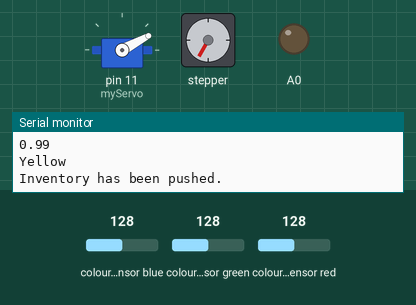
This sketch was run on a simulated Arduino Uno, built with avr-gcc and run on an emulated ATmega328P. Shown: servo, stepper motor, output pins drawn as LEDs (lit = HIGH), the last lines printed to the serial monitor. Wiring (inferred from the names in the program): TCS3200 colour sensor: output pin 10; S2 pin 8; S3 pin 9; S0 pin 6; S1 pin 7. The inputs (shaded band) are chosen by the test bench; at power-on: colour sensor blue 128, colour sensor red 128, colour sensor green 128. Stepper angles assume 2048 steps per turn; pins used as bus, display or sensor lines are not drawn.

Above: at 8.53 s.
8.8 s: colour sensor blue set to 106
11.8 s: colour sensor blue set to 99
At 13.39 s:
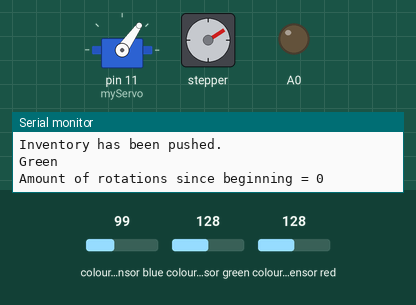
14.8 s: colour sensor red set to 116
At 16.29 s:
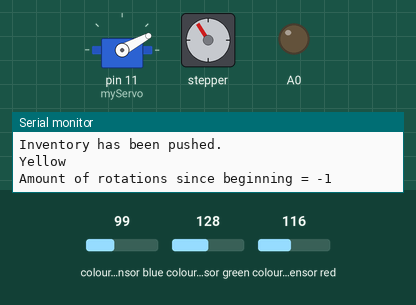
17.8 s: colour sensor green set to 5
At 19.08 s:
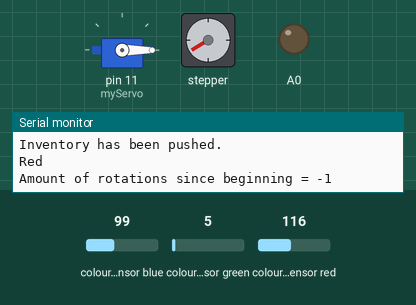
20.8 s: colour sensor green set to 64
At 22.85 s:
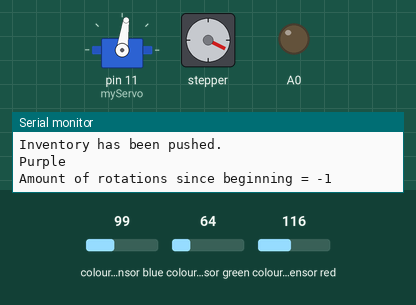
23.8 s: colour sensor red set to 128
At 25.64 s:
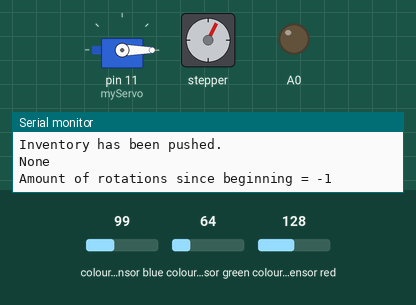
Timing chart, 0 to 36.0 s (numbered marks = the images above; inputs shaded):
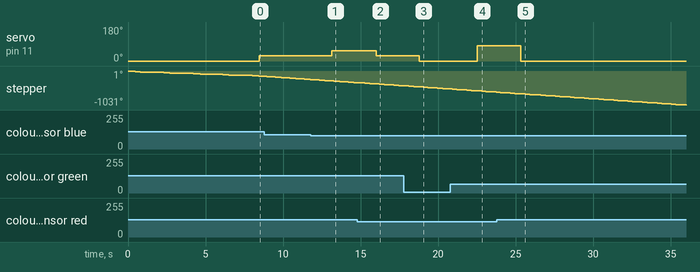

The sketch:

SkittleSorter.ino
```cpp
// Code by Maxime Boudreau - December 2017

#include <SoftwareSerial.h>   //From https://github.com/kroimon/Arduino-SerialCommand
#include <SerialCommand.h> //From https://github.com/kroimon/Arduino-SerialCommand
#include <AccelStepper.h>  //From http://www.airspayce.com/mikem/arduino/AccelStepper/
#include <Servo.h>

#include "Inventory.h" //Little class I made just for practice.

Servo myServo;  // create servo object to control a servo


///COLOR
#define S0 6
#define S1 7
#define S2 8
#define S3 9
#define sensorOut 10

SerialCommand SCmd;   // The demo SerialCommand object (from the example file).
AccelStepper stepper_MyStepper(4, 2, 4, 3, 5 );

bool autoMode = HIGH; //Does the arduino works in auto mode or in
int numStepsAutoMode = -171; //Number of steps to go until next slot. NOTE: Since the stepper motor
//Have 2048 for one rotation, this is the closest number so that numStempsAutoMode*12 is close to 2048.
//It does not fall exactly at 2048, so I had to implement some corrections in the function MoveStepperToNextSlot
int frequency;

//For rotation correction
int lastAmountOfRotation = 0 ; //See function MoveStepperToNextSlot()


// Stored value for every color. Note : This reading is strongly affected by ambiant light.
float orange[3] = { 11017,22602, 18189};
float yellow[3] = {10823, 16072, 15191};
float green[3] = { 11458, 17365, 17279};
float red[3] = { 13893, 27045, 19511};
float purple[3] = { 16384, 26586, 19053};
float none[3] = {16036, 30211, 21701};
float none2[3] = {16036, 30211, 21701};


//Object to store the colors of the skittles in the incoming slots.
Inventory inventory;


void setup()
{
  //SERVO MOTOR
  myServo.attach(11);
  myServo.write(0);
  stepper_MyStepper.setMaxSpeed(800);
  stepper_MyStepper.setAcceleration(800);


 //COLOR SENSOR (https://www.osepp.com/electronic-modules/sensor-modules/58-color-sensor-module)
 // Setting frequency-scaling to 20%
  pinMode(S0,OUTPUT);
  pinMode(S1,OUTPUT);
  pinMode(A0,OUTPUT);
  digitalWrite(S0,LOW);
  digitalWrite(S1,HIGH);
  digitalWrite(A0,LOW);
  pinMode(S2,OUTPUT);
  pinMode(S3,OUTPUT);
  pinMode(sensorOut,INPUT);

  //SERIAL COMMUNICATION
  Serial.begin(9600);
  // Setup callbacks for SerialCommand commands
  SCmd.addCommand("MoveStepper",MoveStepper);
  SCmd.addCommand("NextSlot",MoveStepperToNextSlot);
  SCmd.addCommand("MoveServo",MoveServo);
  SCmd.addCommand("ToggleAuto",ToggleAuto);
  SCmd.addCommand("AjustNumStepsAuto",AjustNumStepsAuto);
  SCmd.addCommand("RC",ReadColorSerial);
  SCmd.addDefaultHandler(unrecognized);  // Handler for command that isn't matched  (says "What?")


  //Initial calibration (gives the user some time to make sure the stepper finishes
  // so that the slots are aligned).
  int counter = 5;
  while(counter >1) {
    MoveStepperToNextSlot();
    delay(1000);
    counter+= -1;

  }
  Serial.println("Ready");
}

void loop(){

  if (autoMode) {//Auto mode, the machine is sorting the incoming skittles
    inventory.MeasureAndPush(ReadColor());
    DecideServoLocation(inventory.items[1]);
    MoveStepperToNextSlot();
  }
  //If autoMode == LOW (
  SCmd.readSerial();     //Processing serial commands (if sent)
}

void DecideServoLocation(String input) {// Input a color to decide where to align the servo
  if (input == "Red") {
    myServo.write(0);
  }
  else if (input == "Yellow") {
    myServo.write(28);
  }
  else if (input == "Green") {
    myServo.write(55);
  }
  else if (input == "Purple") {
    myServo.write(82);
  }
  else if (input == "Orange") {
    myServo.write(100);
  }
  else {
    myServo.write(0);
  }

}

void MoveStepperToNextSlot() {//Trivial
  //First part of is to see if a correction is needed in order to make sure that after one
  //full rotation of the skittles wheel, it comes back to the same place.
  int amountOfRotation = stepper_MyStepper.currentPosition()/2048;
  if (amountOfRotation != lastAmountOfRotation) {
    stepper_MyStepper.runToNewPosition(stepper_MyStepper.currentPosition()+4);
    lastAmountOfRotation = amountOfRotation;
  }
  Serial.print("Amount of rotations since beginning = ");
  Serial.println(amountOfRotation);
  stepper_MyStepper.runToNewPosition(stepper_MyStepper.currentPosition() + numStepsAutoMode);
}

void MoveStepper() {//For Serial Debugging.
  int numSteps = 170;
  char *arg;
  arg = SCmd.next();    // Get the next argument from the SerialCommand object buffer
  if (arg != NULL)      // As long as it existed, take it
  {
    numSteps = atoi(arg);
  }
 Serial.println(numSteps);
  stepper_MyStepper.runToNewPosition(stepper_MyStepper.currentPosition() + numSteps);
}

void AjustNumStepsAuto() {// For fine tuning the number of steps necessary to get to next slot

  char *arg;
  arg = SCmd.next();    // Get the next argument from the SerialCommand object buffer
  if (arg != NULL)      // As long as it existed, take it
  {
    numStepsAutoMode = atoi(arg);
  }
 Serial.println(numStepsAutoMode);

}

void MoveServo() {// Useffull for debugging with serial monitor
  char *arg;
  arg = SCmd.next();    // Get the next argument from the SerialCommand object buffer
  if (arg != NULL)      // As long as it existed, take it
  {
     int pos = atoi(arg);
     Serial.print("Servo at : ");
     Serial.println(pos);
     myServo.write(pos);
     inventory.MeasureAndPush(String(pos));
  }
  else {
    Serial.println("Invalid command");
  }
}

String FindClosestColor(float detect[3]) { //Apply a normalized scalar product between the
  //RGB reading from the color sensor and the stored value for each possible skittles colors.
  //find wich one return the biggest value.
  String colorResult = "None";
  float value = 0;
  float test;

  test = CompareColors(detect, none);
    if (test >value ){
    value = test;
    colorResult = "None";
  }

  test = CompareColors(detect,yellow);
  if (test >value ){
    value = test;
    colorResult = "Yellow";
  }

  test = CompareColors(detect,red);
  if (test >value ){
    value = test;
    colorResult = "Red";
  }

  test = CompareColors(detect,orange);
  if (test >value ){
    value = test;
    colorResult = "Orange";
  }

  test = CompareColors(detect,purple);
  if (test >value ){
    value = test;
    colorResult = "Purple";
  }

  test = CompareColors(detect,green);
  if (test >value ){
    value = test;
    colorResult = "Green";
  }

  Serial.println(value);
  return colorResult;
}

String ReadColor() { //Read color with the color sensor.
  int R = ReadR();
  int G = ReadG();
  int B = ReadB();
  Serial.print(" R : ");
  Serial.print(R);
  Serial.print(" G : ");
  Serial.print(G);
  Serial.print(" B : ");
  Serial.print(B);
  Serial.println("");
  float det[3] = {  (float)R, (float)G, (float)B };
  String result = FindClosestColor(det);
  Serial.println(result);
  return result;

}

void ReadColorSerial() { // Same function thant previous one, but return void (for Serial debugging).
  int R = ReadR();
  int G = ReadG();
  int B = ReadB();
  Serial.print(" RGB : ");
  Serial.print(R);
  Serial.print(", ");
  Serial.print(G);
  Serial.print(", ");
  Serial.print(B);
  Serial.println("");
  float det[3] = {  (float)R, (float)G, (float)B };
  String result = FindClosestColor(det);
  Serial.println(result);
  }

int ReadR() {
  int color;
  // Setting red filtered photodiodes to be read
  digitalWrite(S2, LOW);
  digitalWrite(S3, LOW);
  // Reading the output frequency
  frequency = 0;
  for (int i = 0;i<10;i++) {
    frequency += pulseIn(sensorOut, LOW);
  }

  return frequency;
  delay(50);
}

int ReadG() {
  int color;
  // Setting Green filtered photodiodes to be read
  digitalWrite(S2, HIGH);
  digitalWrite(S3, HIGH);
  // Reading the output frequency
  frequency = 0;
  for (int i = 0;i<10;i++) {
    frequency += pulseIn(sensorOut, LOW);
  }
  return frequency;
  delay(50);
}

int ReadB() {
  int color;
  // Setting Blue filtered photodiodes to be read
  digitalWrite(S2, LOW);
  digitalWrite(S3, HIGH);
  // Reading the output frequency
  frequency = 0;
  for (int i = 0;i<10;i++) {
    frequency += pulseIn(sensorOut, LOW);
  }
  return frequency;
  delay(50);
}

int ReadW() {//Unused in current project.
  int color;
  // Setting Blue filtered photodiodes to be read
  digitalWrite(S2, HIGH);
  digitalWrite(S3, LOW);
  // Reading the output frequency
  frequency = 0;
  for (int i = 0;i<10;i++) {
    frequency += pulseIn(sensorOut, LOW);
  }
  return frequency;
  delay(50);
}

float scalar( float col1[3], float col2[3]) { //Vector 3 scalar product.
  float result =(col1[0]*col2[0]+col1[1]*col2[1]+col1[2]*col2[2]);
  return result;

}

float CompareColors( float c1[3], float c2[3]) { //Comparing colors with the scalar product.
  return scalar(c1,c2)*pow(scalar(c2,c2)*scalar(c1,c1),-0.5);
}


void ToggleAuto() {// For Serial Debugging.
  autoMode = !autoMode;
  if (autoMode) {
    Serial.println("Auto mode on");
  }
  else {
    Serial.println("Auto mode off");
  }

}

// This gets set as the default handler, and gets called when no other command matches.
void unrecognized()
{
  Serial.println("What?");
}
```

Inventory.cpp
```cpp
#include "Inventory.h"
#include <arduino.h>

void Inventory::MeasureAndPush(String addedMeasurement) {
  items[1] = items[0];
  items[0] = addedMeasurement;
  Serial.println("Inventory has been pushed.");
  Serial.println(items[1]);
}
```

Inventory.h
```cpp
#ifndef Inventory_h
#define Inventory_h
#include <arduino.h>

class Inventory {
public:
  String items[2];
  void MeasureAndPush(String);
};

#endif
```

Measured:
- the behaviour switches between 103 and 102 on colour sensor blue (found by bisection; images 0 and 1)
- the behaviour switches between 121 and 120 on colour sensor red (found by bisection; images 1 and 2)
- after the input at 11.8 s, servo on pin 11 (myServo): 28° → 55° after 1.3 s
- after the input at 14.8 s, servo on pin 11 (myServo): 55° → 28° after 1.2 s
- after the input at 17.8 s, servo on pin 11 (myServo): 28° → 0° after 1.0 s
- after the input at 20.8 s, servo on pin 11 (myServo): 0° → 82° after 1.7 s
- after the input at 23.8 s, servo on pin 11 (myServo): 82° → 0° after 1.5 s
